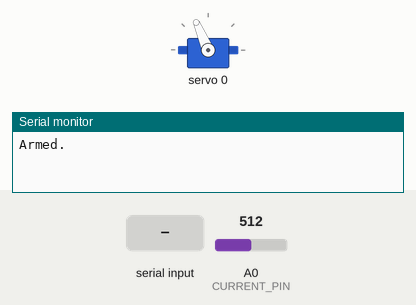
A sketch run on a simulated Arduino Zero (SAMD21). On the bench: servo, the last lines printed to the serial monitor. The inputs (shaded band) are chosen by the test bench; at power-on: A0 (CURRENT_PIN) = 512 (analog values on the 0–1023 scale).

Above: at 1.2 s.
1.3 s: "90,45\n" received over Serial
At 1.9 s:
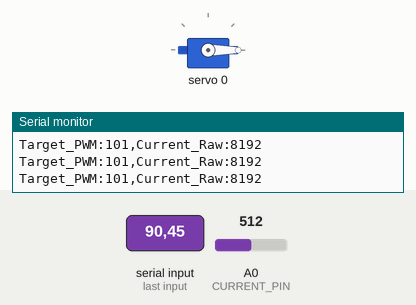
2.8 s: "200\n" received over Serial
At 4.0 s:
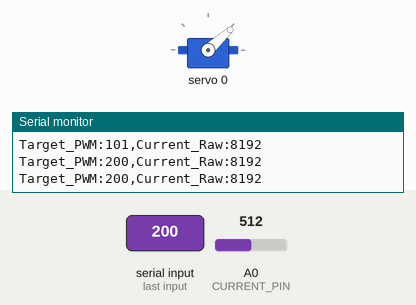
4.3 s: "5\n" received over Serial
At 5.4 s:
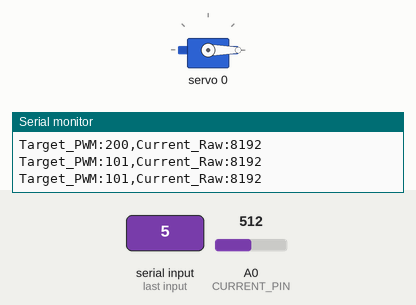
Timing chart, 0 to 7.3 s (numbered marks = the images above; inputs shaded):
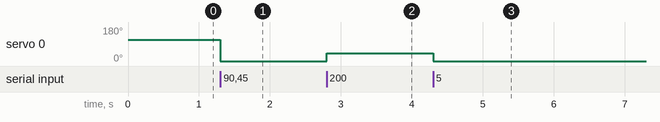

Measured:
- after the input at 1.3 s, servo 0: 113° → 0° at once
- after the input at 2.8 s, servo 0: 0° → 42° at once
- after the input at 4.3 s, servo 0: 42° → 0° at once

The sketch:

current_range_finder.ino
```cpp
#include <Wire.h>
#include <Adafruit_PWMServoDriver.h>

Adafruit_PWMServoDriver pwm = Adafruit_PWMServoDriver(0x40);

const int CURRENT_PIN = A0;
const int FEEDBACK_PIN = A1;

int PULSE_MIN = 101;
int PULSE_MAX = 599;
int targetPulse;
int midPulse;

void setup() {
  Serial.begin(115200);
  analogReadResolution(14);
  pwm.begin();
  pwm.setPWMFreq(50);

  int initialPos = 0;
  while(initialPos < 4000) {
    initialPos = analogRead(FEEDBACK_PIN);
    delay(50);
  }

  targetPulse = map(initialPos, 7500-((PULSE_MIN-270)*17.22), 4400-((PULSE_MAX-450)*17.22), PULSE_MIN, PULSE_MAX);
  targetPulse = constrain(targetPulse, PULSE_MIN, PULSE_MAX);

  midPulse = 350;
  pwm.setPWM(0, 0, midPulse);
  Serial.println("Armed.");
}

void loop() {
  if (Serial.available() > 0) {
    char peekCmd = Serial.peek();

    if (peekCmd == 'q') {
      Serial.read();
      targetPulse += 1;
    } else if (peekCmd == 'a') {
      Serial.read();
      targetPulse -= 1;
    } else if (isDigit(peekCmd)) {
      targetPulse = Serial.parseInt();
    } else {
      Serial.read();
    }

    targetPulse = constrain(targetPulse, PULSE_MIN, PULSE_MAX);
    pwm.setPWM(0, 0, targetPulse);

    Serial.print("Target_PWM:");
    Serial.print(targetPulse);
    Serial.print(",Current_Raw:");
    Serial.println(analogRead(CURRENT_PIN));
  }
}
```
